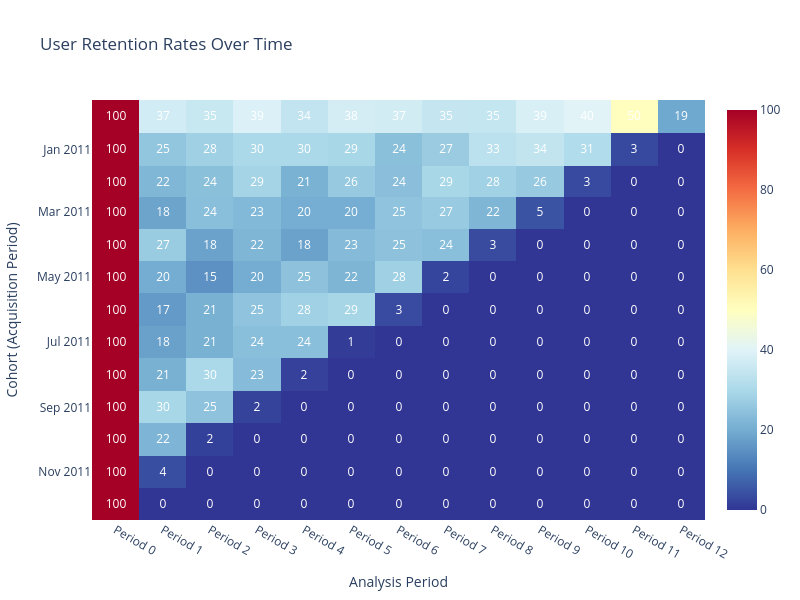

Notebook source saved alongside this figure:
### Code cell
# Create an interactive heatmap
heatmap_fig_retention = plot_cohort_heatmap(
    cohort_data=retention_rates,
    title="User Retention Rates Over Time",
    color_scale="RdYlBu_r"  # Red for low retention, blue for high
)
heatmap_fig_retention

### Figure 1 — Plotly figure (JSON) as saved in the notebook; plotly's stock layout.template omitted (floating-point values rounded to 4 significant figures; data arrays with more than 128 entries replaced by an {"elided": "..."} marker saying what was removed)
{"data": [{"colorscale": [[0, "rgb(49,54,149)"], [0.1, "rgb(69,117,180)"], [0.2, "rgb(116,173,209)"], [0.3, "rgb(171,217,233)"], [0.4, "rgb(224,243,248)"], [0.5, "rgb(255,255,191)"], [0.6, "rgb(254,224,144)"], [0.7, "rgb(253,174,97)"], [0.8, "rgb(244,109,67)"], [0.9, "rgb(215,48,39)"], [1, "rgb(165,0,38)"]], "hoverongaps": false, "showscale": true, "text": {"elided": "13x13 float values"}, "textfont": {"color": "white", "size": 12}, "texttemplate": "%{text:.0f}", "type": "heatmap", "x": ["Period 0", "Period 1", "Period 2", "Period 3", "Period 4", "Period 5", "Period 6", "Period 7", "Period 8", "Period 9", "Period 10", "Period 11", "Period 12"], "y": ["2010-12-01", "2011-01-01", "2011-02-01", "2011-03-01", "2011-04-01", "2011-05-01", "2011-06-01", "2011-07-01", "2011-08-01", "2011-09-01", "2011-10-01", "2011-11-01", "2011-12-01"], "z": {"elided": "13x13 float values"}}], "layout": {"font": {"size": 12}, "height": 600, "title": {"text": "User Retention Rates Over Time"}, "width": 800, "xaxis": {"title": {"text": "Analysis Period"}}, "yaxis": {"autorange": "reversed", "title": {"text": "Cohort (Acquisition Period)"}}}}
